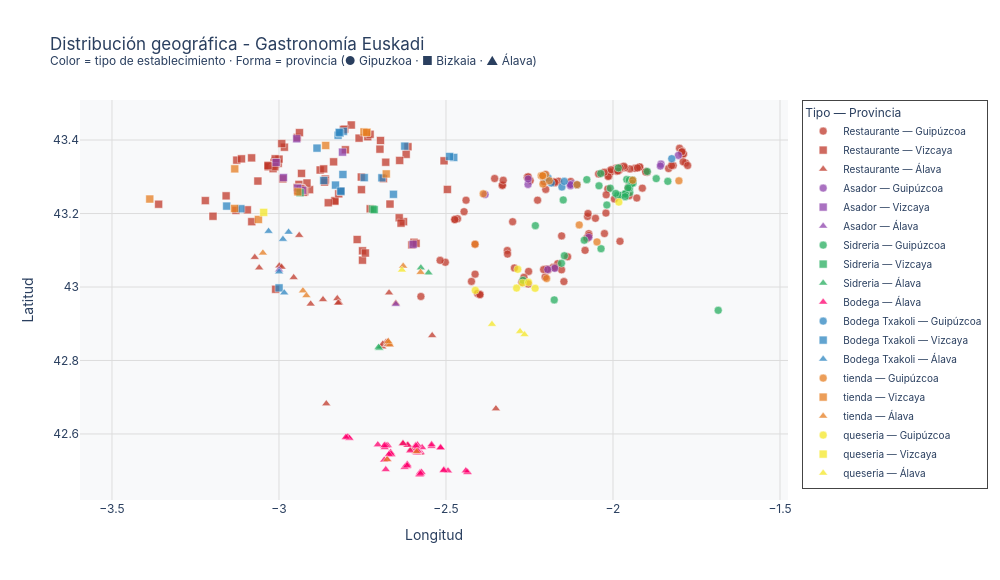

Notebook source saved alongside this figure:
### Markdown cell above
> **Observación:** El mapa de dispersión revela los clústeres urbanos de **Bilbao** (Vizcaya, costa oeste) y **San Sebastián** (Guipúzcoa, costa este), así como la dispersión de establecimientos en el interior de Álava (Rioja Alavesa al sur). Las estrellas Michelin (⭐ doradas) se concentran principalmente en el eje costero y las capitales.

### Code cell
import plotly.graph_objects as go

prov_markers = {'Guipúzcoa': 'circle', 'Vizcaya': 'square', 'Álava': 'triangle-up'}
tipo_colors = {
    'Restaurante':     '#C0392B',
    'Asador':          '#8E44AD',
    'Sidreria':        '#27AE60',
    'Bodega':          '#FF006E',
    'Bodega Txakoli':  '#2E86C1',
    'tienda':          '#E67E22',
    'queseria':        '#F5E727',
}

fig = go.Figure()

for tipo, color in tipo_colors.items():
    for prov, marker in prov_markers.items():
        subset = df[(df['Tipo de lugar'] == tipo) & (df['Provincia'] == prov)]
        if subset.empty:
            continue
        fig.add_trace(go.Scatter(
            x=subset['lon'], y=subset['lat'],
            mode='markers',
            name=f'{tipo} — {prov}',
            marker=dict(
                symbol=marker,
                size=8,
                color=color,
                opacity=0.75,
                line=dict(color='white', width=0.5),
            ),
            customdata=subset[['Nombre', 'valoracion', 'Municipio']].values,
            hovertemplate=(
                '<b>%{customdata[0]}</b><br>'
                '📍 %{customdata[2]}<br>'
                '⭐ %{customdata[1]}'
                '<extra></extra>'
            ),
        ))

# Actualización del diseño con la fuente Inter
fig.update_layout(
    # Aplicamos "Inter" de forma global a todo el gráfico (títulos, ejes, leyendas, etc.)
    font=dict(
        family='Inter, "DejaVu Sans", sans-serif'
    ),
    title='Distribución geográfica - Gastronomía Euskadi<br>'
          '<sup>Color = tipo de establecimiento · Forma = provincia (● Gipuzkoa · ■ Bizkaia · ▲ Álava)</sup>',
    xaxis_title='Longitud',
    yaxis_title='Latitud',
    legend=dict(
        title='Tipo — Provincia', 
        font_size=10,
        bgcolor='rgba(255,255,255,0.9)', 
        borderwidth=1
    ),
    width=1000, 
    height=580,
    plot_bgcolor='#f8f9fa',
    xaxis=dict(gridcolor='#ddd'),
    yaxis=dict(gridcolor='#ddd', scaleanchor='x', scaleratio=1.1),
    # Forzamos también a que el cuadro flotante (tooltip) herede la fuente limpia
    hoverlabel=dict(
        bgcolor='white', 
        font_size=12,
        font_family='Inter, "DejaVu Sans", sans-serif'
    ),
)

fig.show()

### Figure 1 — Plotly figure (JSON) as saved in the notebook; plotly's stock layout.template omitted (floating-point values rounded to 4 significant figures; data arrays with more than 128 entries replaced by an {"elided": "..."} marker saying what was removed)
{"data": [{"customdata": {"elided": "135x3 mixed values"}, "hovertemplate": "<b>%{customdata[0]}</b><br>📍 %{customdata[2]}<br>⭐ %{customdata[1]}<extra></extra>", "marker": {"color": "#C0392B", "line": {"color": "white", "width": 0.5}, "opacity": 0.75, "size": 8, "symbol": "circle"}, "mode": "markers", "name": "Restaurante — Guipúzcoa", "type": "scatter", "x": {"elided": "135 float values"}, "y": {"elided": "135 float values"}}, {"customdata": {"elided": "102x3 mixed values"}, "hovertemplate": "<b>%{customdata[0]}</b><br>📍 %{customdata[2]}<br>⭐ %{customdata[1]}<extra></extra>", "marker": {"color": "#C0392B", "line": {"color": "white", "width": 0.5}, "opacity": 0.75, "size": 8, "symbol": "square"}, "mode": "markers", "name": "Restaurante — Vizcaya", "type": "scatter", "x": [-2.942, -2.734, -2.832, -2.833, -2.816, -2.68, -2.934, -2.627, -3.012, -2.784, -2.614, -2.931, -2.861, -2.803, -2.821, -2.945, -2.908, -2.94, -2.944, -2.602, -2.696, -2.687, -2.938, -2.939, -2.923, -2.937, -2.64, -3.012, -2.877, -3.063, -2.928, -2.933, -2.989, -2.938, -2.932, -2.727, -3.01, -2.76, -2.727, -2.933, -2.916, -2.934, -2.754, -3.22, -3.126, -2.946, -2.944, -3.36, -2.596, -2.936, -2.815, -2.75, -2.866, -2.506, -2.496, -3.158, -3.198, -3.095, -2.852, -2.75, -2.836, -2.939, -2.801, -2.861, -2.619, -2.864, -2.741, -2.935, -2.934, -3.002, -3.009, -3.015, -3.0, -3.082, -3.011, -3.129, -2.639, -3.031, -3.081, -3.112, -3.032, -3.032, -2.698, -2.668, -2.926, -2.807, -2.933, -2.927, -2.766, -2.931, -3.01, -3.009, -2.984, -2.992, -3.018, -2.939, -3.012, -2.635, -2.59, -2.935, -2.753, -3.033], "y": [43.27, 43.41, 43.24, 43.23, 43.26, 43.34, 43.27, 43.18, 43.33, 43.44, 43.38, 43.27, 43.29, 43.43, 43.25, 43.41, 43.26, 43.28, 43.26, 43.11, 43.4, 43.29, 43.26, 43.26, 43.26, 43.26, 43.19, 43.34, 43.32, 43.29, 43.26, 43.31, 43.29, 43.26, 43.26, 43.21, 43.33, 43.41, 43.42, 43.27, 43.28, 43.27, 43.3, 43.24, 43.35, 43.27, 43.26, 43.23, 43.12, 43.27, 43.26, 43.07, 43.32, 43.34, 43.27, 43.25, 43.19, 43.21, 43.23, 43.1, 43.34, 43.42, 43.37, 43.29, 43.36, 43.29, 43.09, 43.27, 43.27, 43.34, 43.34, 43.34, 43.35, 43.35, 43.35, 43.21, 43.34, 43.33, 43.18, 43.35, 43.33, 43.33, 43.38, 43.23, 43.26, 43.43, 43.27, 43.26, 43.13, 43.27, 42.99, 43.34, 43.38, 43.39, 43.32, 43.27, 43.33, 43.17, 43.12, 43.27, 43.26, 43.33]}, {"customdata": [["Andere", 4.4, "Vitoria"], ["Arkupe", 4.3, "Vitoria"], ["Arlobi", 4.5, "Zuia"], ["Bideko", 4.5, "Amurrio"], ["El Mirador Castillo El Collado", 4.4, "Laguardia"], ["El Medoc Alavés", 4.6, "Laguardia"], ["El Portalón", 4.4, "Vitoria"], ["Héctor Oribe", 4.7, "Laguardia"], ["Sukalki", 4.6, "Vitoria"], ["Los Arcos de Quejana", 4.6, "Ayala"], ["Palacio de Anuncibai", 4.4, "Llodio"], ["Posada Mayor de Migueloa", 4.3, "Laguardia"], ["Zaldiaran", 4.6, "Vitoria"], ["Estadio", 4.4, "Vitoria"], ["Arenalde Maitea", 5, "Amurrio"], ["Villa Lucía", 4.6, "Laguardia"], ["La Huerta Vieja", 4.4, "Laguardia"], ["Martín Cendoya (Eguren Ugarte)", 4.1, "Laguardia"], ["Dolomiti", 4.4, "Vitoria"], ["Viura", 4.3, "Villabuena de Álava/Eskuernaga"], ["La Casa del Patrón", 4.3, "Zuia"], ["Lola", 4.5, "Berantevilla"], ["Hospedería los Parajes", 4.7, "Laguardia"], ["Amelibia", 4.7, "Laguardia"], ["Ángel Santamaría", 5, "Leza"], ["El Bodegón Laguardia", 4.2, "Laguardia"], ["Guzurtegi", 4.5, "Ayala"], ["Bentazar", 4.6, "Legutio"], ["El Chispial", 4.4, "Vitoria"], ["Perretxico", 4.4, "Vitoria"], ["Batzoki Rioja-Alavesa", 4.2, "Laguardia"], ["Hotel Nagusi", 4.4, "Zuia"], ["La Cuchara de Doña Lola", 4.7, "Urkabustaiz"], ["Parador de Argómaniz", 4.5, "Elburgo"], ["Zuia Club de Golf", 4.5, "Zuia"], ["Marisqueria Urrunaga", 4.4, "Legutio"], ["Arrea!", 4.6, "Campezo"], ["Kromatiko", 4.7, "Vitoria"], ["Kea Basque Fine Food", 4.5, "Vitoria"], ["Zabala", 4.3, "Vitoria"], ["Abiaga jatetxea", 4.5, "Amurrio"], ["La esCotilla", 4.2, "Vitoria"]], "hovertemplate": "<b>%{customdata[0]}</b><br>📍 %{customdata[2]}<br>⭐ %{customdata[1]}<extra></extra>", "marker": {"color": "#C0392B", "line": {"color": "white", "width": 0.5}, "opacity": 0.75, "size": 8, "symbol": "triangle-up"}, "mode": "markers", "name": "Restaurante — Álava", "type": "scatter", "x": [-2.68, -2.672, -2.825, -2.956, -2.585, -2.581, -2.673, -2.605, -2.67, -3.072, -2.94, -2.586, -2.683, -2.691, -2.999, -2.578, -2.587, -2.615, -2.677, -2.665, -2.82, -2.858, -2.585, -2.583, -2.629, -2.585, -3.059, -2.67, -2.689, -2.674, -2.585, -2.823, -2.905, -2.541, -2.868, -2.65, -2.35, -2.676, -2.671, -2.672, -2.992, -2.674], "y": [42.85, 42.85, 42.97, 43.03, 42.56, 42.55, 42.85, 42.56, 42.84, 43.08, 43.14, 42.55, 42.84, 42.84, 43.06, 42.55, 42.56, 42.57, 42.84, 42.55, 42.96, 42.68, 42.55, 42.55, 42.57, 42.55, 43.05, 42.98, 42.85, 42.84, 42.55, 42.96, 42.95, 42.87, 42.97, 42.96, 42.67, 42.85, 42.84, 42.85, 43.05, 42.84]}, {"customdata": [["Asador Nicolás", 4.5, "Tolosa"], ["San Martin", 4.6, "Orio"], ["Urkiola", 4.5, "Beasain"], ["Bedua", 4.3, "Zumaia"], ["Casa Julián", 4.6, "Tolosa"], ["Iriarte Enea", 4.6, "Lezo"], ["Astillero", 4.5, "Getaria"], ["Basusta", 4.6, "Zumaia"], ["Laia Erretegia", 4.5, "Hondarribia"], ["Patxiku-Enea Erretegia", 4.6, "Lezo"], ["Xixario", 4.4, "Orio"], ["Bodegón Joxe Mari", 4.2, "Orio"], ["Landa", 4.7, "Mendaro"], ["Bodegón Sarasua Erretegia", 4.5, "Orio"]], "hovertemplate": "<b>%{customdata[0]}</b><br>📍 %{customdata[2]}<br>⭐ %{customdata[1]}<extra></extra>", "marker": {"color": "#8E44AD", "line": {"color": "white", "width": 0.5}, "opacity": 0.75, "size": 8, "symbol": "circle"}, "mode": "markers", "name": "Asador — Guipúzcoa", "type": "scatter", "x": [-2.174, -2.121, -2.195, -2.254, -2.072, -1.856, -2.202, -2.254, -1.804, -1.858, -2.128, -2.127, -2.383, -2.127], "y": [43.05, 43.28, 43.05, 43.28, 43.14, 43.33, 43.31, 43.29, 43.36, 43.33, 43.28, 43.28, 43.25, 43.28]}, {"customdata": [["Guetaria", 4.3, "Bilbao"], ["Aritxi", 5, "Mungia"], ["La Gabarra", 4.6, "Bilbao"], ["Donibane", 4.3, "Barakaldo"], ["Etxebarri", 4.3, "Atxondo"], ["Hondartzape", 4.2, "Plencia"], ["Asador Borda", 4.3, "Getxo"]], "hovertemplate": "<b>%{customdata[0]}</b><br>📍 %{customdata[2]}<br>⭐ %{customdata[1]}<extra></extra>", "marker": {"color": "#8E44AD", "line": {"color": "white", "width": 0.5}, "opacity": 0.75, "size": 8, "symbol": "square"}, "mode": "markers", "name": "Asador — Vizcaya", "type": "scatter", "x": [-2.93, -2.81, -2.944, -2.987, -2.598, -2.947, -3.009], "y": [43.26, 43.37, 43.27, 43.3, 43.12, 43.4, 43.34]}, {"customdata": [["El Refor", 4.5, "Amurrio"], ["Urtegi Alde", 4.4, "Legutio"]], "hovertemplate": "<b>%{customdata[0]}</b><br>📍 %{customdata[2]}<br>⭐ %{customdata[1]}<extra></extra>", "marker": {"color": "#8E44AD", "line": {"color": "white", "width": 0.5}, "opacity": 0.75, "size": 8, "symbol": "triangle-up"}, "mode": "markers", "name": "Asador — Álava", "type": "scatter", "x": [-3.0, -2.65], "y": [43.05, 42.95]}, {"customdata": [["Alorrenea", 4.4, "Astigarraga"], ["Altuna", 4.6, "Urnieta"], ["Altzueta", 4.6, "Hernani"], ["Astarbe", 4.5, "Astigarraga"], ["Aulia", 4.5, "Legorreta"], ["Añota", 4.4, "Azpeitia"], ["Baleio", 4.5, "Oiartzun"], ["Barkaiztegi", 4.5, "San Sebastián"], ["Bereziartua", 4.3, "Astigarraga"], ["Eguzkitza", 4.5, "Tolosa"], ["Eula", 4.4, "Urnieta"], ["Gartziategi", 4.3, "Astigarraga"], ["Gaztañaga", 4.2, "Andoain"], ["Goiko Lastola", 4.5, "Hernani"], ["Iparragirre", 4.4, "Hernani"], ["Irigoien", 4.5, "Astigarraga"], ["Itsasburu", 4.6, "Hernani"], ["Calonge", 4.2, "San Sebastián"], ["Lizeaga", 4.7, "Astigarraga"], ["Oarso", 5, "Errenteria"], ["Oiarbide", 4.5, "Astigarraga"], ["Olagi", 5, "Altzaga"], ["Ordo-Zelai", 4.2, "Oiartzun"], ["Otegi", 4.2, "Lasarte-Oria"], ["Otsu Enea", 4.3, "Hernani"], ["Petritegi", 4.4, "Astigarraga"], ["Saizar", 4.4, "Usurbil"], ["Satxota", 4.5, "Aia"], ["Urbitarte", 4.5, "Ataun"], ["Urdaira", 4.6, "Usurbil"], ["Zapiain", 4.5, "Astigarraga"], ["Zelaia", 4.6, "Hernani"], ["Oiharte", 4.5, "Zerain"], ["Setien", 4.8, "Urnieta"], ["Sidrería Goikoetxea", 4.5, "Lizartza"], ["Sidería Goikoetxea", 4.5, "Lizartza"], ["Beharri", 4.1, "San Sebastián"]], "hovertemplate": "<b>%{customdata[0]}</b><br>📍 %{customdata[2]}<br>⭐ %{customdata[1]}<extra></extra>", "marker": {"color": "#27AE60", "line": {"color": "white", "width": 0.5}, "opacity": 0.75, "size": 8, "symbol": "circle"}, "mode": "markers", "name": "Sidreria — Guipúzcoa", "type": "scatter", "x": [-1.946, -1.986, -1.963, -1.945, -2.145, -2.232, -1.871, -1.959, -1.94, -2.086, -1.978, -1.951, -2.018, -1.95, -1.963, -1.94, -1.963, -2.037, -1.946, -1.897, -1.951, -2.154, -1.836, -2.008, -1.964, -1.941, -2.042, -2.149, -2.176, -2.078, -1.942, -1.955, -2.269, -1.992, -1.685, -2.036, -1.984], "y": [43.29, 43.25, 43.25, 43.28, 43.09, 43.17, 43.29, 43.29, 43.28, 43.13, 43.25, 43.29, 43.22, 43.26, 43.25, 43.28, 43.25, 43.31, 43.28, 43.31, 43.27, 43.06, 43.29, 43.27, 43.25, 43.29, 43.28, 43.24, 42.96, 43.29, 43.28, 43.27, 43.02, 43.25, 42.94, 43.1, 43.32]}, {"customdata": [["Ibarra", 4.6, "Amorebieta-Etxano"], ["Tartalo", 5, "Bilbao"], ["Uxarte", 4.5, "Amorebieta-Etxano"]], "hovertemplate": "<b>%{customdata[0]}</b><br>📍 %{customdata[2]}<br>⭐ %{customdata[1]}<extra></extra>", "marker": {"color": "#27AE60", "line": {"color": "white", "width": 0.5}, "opacity": 0.75, "size": 8, "symbol": "square"}, "mode": "markers", "name": "Sidreria — Vizcaya", "type": "scatter", "x": [-2.719, -2.937, -2.715], "y": [43.21, 43.26, 43.21]}, {"customdata": [["Armentegi", 4.1, "Vitoria"], ["Iturrieta", 4.6, "Aramaio"], ["La Sidre", 4.1, "Vitoria"], ["Unzueta", 4.6, "Aramaio"]], "hovertemplate": "<b>%{customdata[0]}</b><br>📍 %{customdata[2]}<br>⭐ %{customdata[1]}<extra></extra>", "marker": {"color": "#27AE60", "line": {"color": "white", "width": 0.5}, "opacity": 0.75, "size": 8, "symbol": "triangle-up"}, "mode": "markers", "name": "Sidreria — Álava", "type": "scatter", "x": [-2.7, -2.575, -2.702, -2.552], "y": [42.83, 43.05, 42.84, 43.04]}, {"customdata": {"elided": "65x3 mixed values"}, "hovertemplate": "<b>%{customdata[0]}</b><br>📍 %{customdata[2]}<br>⭐ %{customdata[1]}<extra></extra>", "marker": {"color": "#FF006E", "line": {"color": "white", "width": 0.5}, "opacity": 0.75, "size": 8, "symbol": "triangle-up"}, "mode": "markers", "name": "Bodega — Álava", "type": "scatter", "x": [-2.794, -2.676, -2.704, -2.576, -2.578, -2.685, -2.576, -2.578, -2.435, -2.682, -2.614, -2.683, -2.663, -2.665, -2.571, -2.58, -2.68, -2.578, -2.588, -2.573, -2.674, -2.617, -2.797, -2.685, -2.587, -2.584, -2.586, -2.584, -2.616, -2.591, -2.517, -2.577, -2.794, -2.789, -2.681, -2.506, -2.494, -2.8, -2.616, -2.587, -2.667, -2.436, -2.543, -2.666, -2.586, -2.586, -2.589, -2.543, -2.59, -2.616, -2.441, -2.628, -2.607, -2.679, -2.683, -2.516, -2.665, -2.585, -2.589, -2.624, -2.671, -2.585, -2.507, -2.684, -2.617], "y": [42.59, 42.53, 42.57, 42.55, 42.49, 42.53, 42.49, 42.49, 42.5, 42.57, 42.57, 42.57, 42.54, 42.54, 42.56, 42.49, 42.5, 42.5, 42.55, 42.5, 42.57, 42.51, 42.59, 42.57, 42.55, 42.55, 42.57, 42.55, 42.51, 42.57, 42.56, 42.49, 42.59, 42.59, 42.57, 42.5, 42.5, 42.59, 42.51, 42.55, 42.55, 42.5, 42.57, 42.55, 42.55, 42.56, 42.56, 42.57, 42.55, 42.52, 42.5, 42.57, 42.55, 42.57, 42.56, 42.56, 42.55, 42.55, 42.57, 42.51, 42.54, 42.55, 42.5, 42.57, 42.51]}, {"customdata": [["Ameztoi", 4.5, "Getaria"], ["Eizaguirre", 4.5, "Zarautz"], ["Elkano", 4.7, "Getaria"], ["Gaintza", 4.7, "Getaria"], ["Rezabal", 4.5, "Zarautz"], ["Talai Berri", 4.6, "Zarautz"], ["Txomin Etxaniz", 4.6, "Getaria"], ["Hiruzta", 4.4, "Hondarribia"], ["Katxiña", 4.5, "Orio"]], "hovertemplate": "<b>%{customdata[0]}</b><br>📍 %{customdata[2]}<br>⭐ %{customdata[1]}<extra></extra>", "marker": {"color": "#2E86C1", "line": {"color": "white", "width": 0.5}, "opacity": 0.75, "size": 8, "symbol": "circle"}, "mode": "markers", "name": "Bodega Txakoli — Guipúzcoa", "type": "scatter", "x": [-2.202, -2.185, -2.205, -2.21, -2.153, -2.146, -2.194, -1.824, -2.107], "y": [43.29, 43.28, 43.3, 43.3, 43.27, 43.29, 43.3, 43.35, 43.28]}, {"customdata": [["Berroja", 4.6, "Muxika"], ["Virgen de Lorea", 4.7, "Zalla"], ["Bodega Txakoli Uriarte", 4.9, "Gamiz-Fika"], ["Doniene Gorrondona Txakolina", 4.7, "Bakio"], ["Gure Ahaleginak", 4.7, "Orduña"], ["Gorka Izagirre", 4.9, "Larrabetzu"], ["Txabarri", 5, "Zalla"], ["Gurrutxaga", 5, "Mendexa"], ["Bodegas Itsasmendi", 4.6, "Gernika-Lumo"], ["Talleri", 4.3, "Morga"], ["Merrutxu", 4.8, "Ibarrangelu"], ["Magalarte Lezama Txakolina", 5, "Lezama"], ["Zabala Txakolina", 5, "Bakio"], ["Abio Txakolina", 4.2, "Bakio"], ["Ados Basarte Txakolina", 4.7, "Bakio"], ["Butroi Upategia", 4.8, "Gatika"], ["Magalarte Zamudio Txakolina", 4.9, "Zamudio"], ["Azurmendi Complejo Enogastronómico", 4.7, "Larrabetzu"], ["Talaiazpia", 5, "Mendexa"]], "hovertemplate": "<b>%{customdata[0]}</b><br>📍 %{customdata[2]}<br>⭐ %{customdata[1]}<extra></extra>", "marker": {"color": "#2E86C1", "line": {"color": "white", "width": 0.5}, "opacity": 0.75, "size": 8, "symbol": "square"}, "mode": "markers", "name": "Bodega Txakoli — Vizcaya", "type": "scatter", "x": [-2.657, -3.157, -2.809, -2.807, -3.0, -2.814, -3.114, -2.477, -2.692, -2.745, -2.623, -2.831, -2.823, -2.817, -2.82, -2.886, -2.866, -2.815, -2.489], "y": [43.25, 43.22, 43.31, 43.42, 43.0, 43.26, 43.21, 43.35, 43.3, 43.3, 43.38, 43.28, 43.41, 43.42, 43.42, 43.38, 43.29, 43.26, 43.36]}, {"customdata": [["Arabako Txakolina, S.L.", 4.5, "Amurrio"], ["Beldui Txakolina", 4.3, "Llodio"], ["Artomaña Txakolina", 4.6, "Amurrio"], ["Señorio de Astobiza (Okendo Txakolina)", 4.7, "Okondo"], ["Txakoli Garate", 4.9, "Llodio"]], "hovertemplate": "<b>%{customdata[0]}</b><br>📍 %{customdata[2]}<br>⭐ %{customdata[1]}<extra></extra>", "marker": {"color": "#2E86C1", "line": {"color": "white", "width": 0.5}, "opacity": 0.75, "size": 8, "symbol": "triangle-up"}, "mode": "markers", "name": "Bodega Txakoli — Álava", "type": "scatter", "x": [-3.0, -2.988, -2.984, -3.031, -2.971], "y": [43.04, 43.13, 42.98, 43.15, 43.15]}, {"customdata": [["Ezkur - Txerri", 5, "Getaria"], ["Mahala Naturala", 5, "Leaburu"], ["MAISOR", 4.3, "Getaria"], ["Borda", 4.4, "Olaberria"], ["Chocolates de Mendaro-Saint Gerons", 4.7, "Mendaro"], ["Aroa", 4.1, "Getaria"], ["Petritegi Sagardotegia", 4.4, "Astigarraga"], ["Momotegi", 4.8, "Oiartzun"], ["Inazio Urruzola Txakolina", 4.4, "Alkiza"], ["Akarregi Txiki Txakolindegia", 4.6, "Getaria"], ["Bodega Katxina Txakolindegia", 4.5, "Orio"], ["Elkano Txakolindegia", 4.7, "Getaria"], ["Gaintza Txakolindegia", 4.7, "Getaria"], ["Larrañaga Gozotegia", 4.6, "Bergara"]], "hovertemplate": "<b>%{customdata[0]}</b><br>📍 %{customdata[2]}<br>⭐ %{customdata[1]}<extra></extra>", "marker": {"color": "#E67E22", "line": {"color": "white", "width": 0.5}, "opacity": 0.75, "size": 8, "symbol": "circle"}, "mode": "markers", "name": "tienda — Guipúzcoa", "type": "scatter", "x": [-2.21, -2.048, -2.202, -2.199, -2.388, -2.215, -1.941, -1.803, -2.101, -2.21, -2.108, -2.191, -2.211, -2.413], "y": [43.28, 43.12, 43.31, 43.02, 43.25, 43.3, 43.29, 43.29, 43.17, 43.3, 43.28, 43.29, 43.3, 43.12]}, {"customdata": [["Germinados Kimuak", 4.3, "Maruri-Jatabe"], ["Conservas Zallo, S.A.", 4.6, "Bermeo"], ["Crosta", 4.8, "Zalla"], ["Hermanos Fernández Terreros - C.B. La Sequilla", 4.8, "Muskiz"], ["Laugar Brewery", 4.8, "Gordexola"], ["Quesería Vista Alegre", 4.6, "Valle de Carranza"], ["Omago Helados", 4.9, "Gernika-Lumo"], ["Conservas Arroyabe", 4.5, "Bermeo"], ["Conservas Campos", 4.7, "Bermeo"], ["Martina Zuricalday", 4.2, "Bilbao"]], "hovertemplate": "<b>%{customdata[0]}</b><br>📍 %{customdata[2]}<br>⭐ %{customdata[1]}<extra></extra>", "marker": {"color": "#E67E22", "line": {"color": "white", "width": 0.5}, "opacity": 0.75, "size": 8, "symbol": "square"}, "mode": "markers", "name": "tienda — Vizcaya", "type": "scatter", "x": [-2.86, -2.736, -3.133, -3.132, -3.062, -3.387, -2.679, -2.746, -2.738, -2.943], "y": [43.39, 43.42, 43.21, 43.32, 43.18, 43.24, 43.31, 43.42, 43.42, 43.26]}, {"customdata": [["Baias Garagardotegia", 4.6, "Urkabustaiz"], ["Aldeko Eztia", 5, "Aramaio"], ["Amador García", 4.9, "Baños de Ebro/Mañueta"], ["Luis Alegre", 4.5, "Laguardia"], ["Quesería Basterra", 4.8, "Urkabustaiz"], ["Conservas Artesanas Victofer", 4.5, "Vitoria"], ["Arándanos Atxineta Baserria", 5, "Aramaio"], ["Quesería Soloitza", 5, "Ayala"], ["Pastelería Sosoaga", 4.3, "Vitoria"], ["Pastelería La Peña Dulce", 4.2, "Vitoria"]], "hovertemplate": "<b>%{customdata[0]}</b><br>📍 %{customdata[2]}<br>⭐ %{customdata[1]}<extra></extra>", "marker": {"color": "#E67E22", "line": {"color": "white", "width": 0.5}, "opacity": 0.75, "size": 8, "symbol": "triangle-up"}, "mode": "markers", "name": "tienda — Álava", "type": "scatter", "x": [-2.928, -2.576, -2.676, -2.588, -2.918, -2.67, -2.628, -3.048, -2.668, -2.673], "y": [42.99, 43.04, 42.53, 42.55, 42.98, 42.85, 43.06, 43.09, 42.84, 42.85]}, {"customdata": [["Garoa", 5, "Zerain"], ["Gaztiñatxulo", 4.6, "Idiazabal"], ["Gomiztegi Baserria", 4.4, "Oñati"], ["Ondarre", 4.6, "Segura"], ["Basazabal", 4.6, "Zerain"], ["Baztarrika", 4.7, "Gabiria"], ["Adarrazpi Gaztandegia", 4.6, "Urnieta"]], "hovertemplate": "<b>%{customdata[0]}</b><br>📍 %{customdata[2]}<br>⭐ %{customdata[1]}<extra></extra>", "marker": {"color": "#F5E727", "line": {"color": "white", "width": 0.5}, "opacity": 0.75, "size": 8, "symbol": "circle"}, "mode": "markers", "name": "queseria — Guipúzcoa", "type": "scatter", "x": [-2.271, -2.233, -2.412, -2.253, -2.289, -2.285, -1.983], "y": [43.01, 43.0, 42.99, 43.01, 43.0, 43.05, 43.23]}, {"customdata": [["Quesería Isusi Anaiak", 4.8, "Güeñes"]], "hovertemplate": "<b>%{customdata[0]}</b><br>📍 %{customdata[2]}<br>⭐ %{customdata[1]}<extra></extra>", "marker": {"color": "#F5E727", "line": {"color": "white", "width": 0.5}, "opacity": 0.75, "size": 8, "symbol": "square"}, "mode": "markers", "name": "queseria — Vizcaya", "type": "scatter", "x": [-3.046], "y": [43.2]}, {"customdata": [["Quesería Atxeta", 4.9, "Aramaio"], ["Azkarra", 4.8, "San Millán"], ["La Leze", 4.7, "Asparrena"], ["Olano", 4.3, "Asparrena"]], "hovertemplate": "<b>%{customdata[0]}</b><br>📍 %{customdata[2]}<br>⭐ %{customdata[1]}<extra></extra>", "marker": {"color": "#F5E727", "line": {"color": "white", "width": 0.5}, "opacity": 0.75, "size": 8, "symbol": "triangle-up"}, "mode": "markers", "name": "queseria — Álava", "type": "scatter", "x": [-2.632, -2.362, -2.278, -2.265], "y": [43.05, 42.9, 42.88, 42.87]}], "layout": {"font": {"family": "Inter, \"DejaVu Sans\", sans-serif"}, "height": 580, "hoverlabel": {"bgcolor": "white", "font": {"family": "Inter, \"DejaVu Sans\", sans-serif", "size": 12}}, "legend": {"bgcolor": "rgba(255,255,255,0.9)", "borderwidth": 1, "font": {"size": 10}, "title": {"text": "Tipo — Provincia"}}, "plot_bgcolor": "#f8f9fa", "title": {"text": "Distribución geográfica - Gastronomía Euskadi<br><sup>Color = tipo de establecimiento · Forma = provincia (● Gipuzkoa · ■ Bizkaia · ▲ Álava)</sup>"}, "width": 1000, "xaxis": {"gridcolor": "#ddd", "title": {"text": "Longitud"}}, "yaxis": {"gridcolor": "#ddd", "scaleanchor": "x", "scaleratio": 1.1, "title": {"text": "Latitud"}}}}
